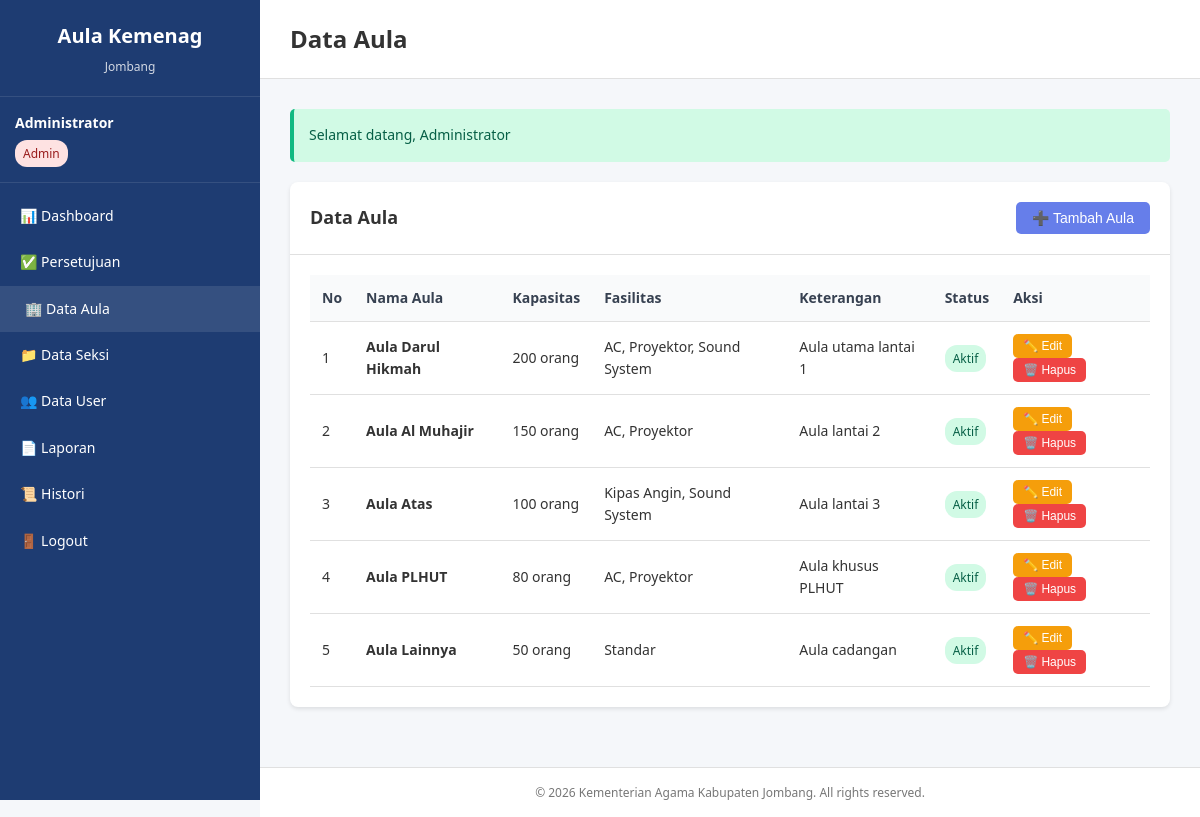
Page /admin/aula.php (signed in) on the committed database.
### tables this page shows
CREATE TABLE `aula` (
  `id` int NOT NULL,
  `nama_aula` varchar(100) NOT NULL,
  `kapasitas` int DEFAULT NULL,
  `fasilitas` text,
  `keterangan` text,
  `status` enum('aktif','nonaktif') DEFAULT 'aktif',
  `created_at` timestamp NULL DEFAULT CURRENT_TIMESTAMP,
  `updated_at` timestamp NULL DEFAULT CURRENT_TIMESTAMP ON UPDATE CURRENT_TIMESTAMP
);

### admin/aula.php (the view, shortened to what this page needs)
<?php
require_once '../config/database.php';
$query = "SELECT * FROM aula ORDER BY id ASC";
$result = mysqli_query($conn, $query);
include '../includes/header.php';
?>
<div class="card">
    <div class="card-header">
        <h3>Data Aula</h3>
        <button class="btn btn-primary" onclick="showModal('add')">➕ Tambah Aula</button>
    </div>
    <div class="card-body">
        <div class="table-responsive">
            <table class="table">
                <thead>
                    <tr>
                        <th>No</th>
                        <th>Nama Aula</th>
                        <th>Kapasitas</th>
                        <th>Fasilitas</th>
                        <th>Keterangan</th>
                        <th>Status</th>
                        <th>Aksi</th>
                    </tr>
                </thead>
                <tbody>
                    <?php
                    $no = 1;
                    while ($row = mysqli_fetch_assoc($result)):
                    ?>
                    <tr>
                        <td><?php echo $no++; ?></td>
                        <td><strong><?php echo $row['nama_aula']; ?></strong></td>
                        <td><?php echo $row['kapasitas']; ?> orang</td>
                        <td><?php echo $row['fasilitas']; ?></td>
                        <td><?php echo $row['keterangan']; ?></td>
                        <td>
                            <span class="badge badge-<?php echo $row['status'] == 'aktif' ? 'success' : 'secondary'; ?>">
                                <?php echo ucfirst($row['status']); ?>
                            </span>
                        </td>
                        <td>
                            <button class="btn btn-sm btn-warning" onclick="editAula(<?php echo htmlspecialchars(json_encode($row)); ?>)">
                                ✏️ Edit
                            </button>
                            <button class="btn btn-sm btn-danger" onclick="hapusAula(<?php echo $row['id']; ?>, '<?php echo $row['nama_aula']; ?>')">
                                🗑️ Hapus
                            </button>
                        </td>
                    </tr>
                    <?php endwhile; ?>
                </tbody>
            </table>
        </div>
    </div>
</div>
<?php include '../includes/footer.php'; ?>

### assets/css/style.css (style rules this page uses)
* { margin: 0; padding: 0; box-sizing: border-box; }
body { font-family: "Segoe UI", Tahoma, Geneva, Verdana, sans-serif; font-size: 14px; line-height: 1.6; color: #333; background: #f5f7fa; }
.card { background: white; border-radius: 8px; box-shadow: 0 2px 4px rgba(0, 0, 0, 0.1); margin-bottom: 30px; overflow: hidden; }
.card-header { padding: 20px; border-bottom: 1px solid #e0e0e0; display: flex; justify-content: space-between; align-items: center; }
.card-header h3 { font-size: 18px; color: #333; }
.card-body { padding: 20px; }
.btn { padding: 8px 16px; border: none; border-radius: 5px; cursor: pointer; font-size: 14px; text-decoration: none; display: inline-block; transition: all 0.3s; }
.btn-primary { background: #667eea; color: white; }
.btn-danger { background: #ef4444; color: white; }
.btn-warning { background: #f59e0b; color: white; }
.btn-sm { padding: 5px 10px; font-size: 12px; }
.table-responsive { overflow-x: auto; }
.table { width: 100%; border-collapse: collapse; }
.table th, .table td { padding: 12px; text-align: left; border-bottom: 1px solid #e0e0e0; }
.table thead th { background: #f9fafb; font-weight: 600; color: #374151; }
.badge { padding: 4px 8px; border-radius: 12px; font-size: 12px; font-weight: 500; display: inline-block; }
.badge-success { background: #d1fae5; color: #065f46; }

### rows in the picture
aula: nama_aula "Aula Darul Hikmah", kapasitas "200", fasilitas "AC, Proyektor, Sound System", keterangan "Aula utama lantai 1", status "Aktif"
aula: nama_aula "Aula Al Muhajir", kapasitas "150", fasilitas "AC, Proyektor", keterangan "Aula lantai 2", status "Aktif"
aula: nama_aula "Aula Atas", kapasitas "100", fasilitas "Kipas Angin, Sound System", keterangan "Aula lantai 3", status "Aktif"
aula: nama_aula "Aula PLHUT", kapasitas "80", fasilitas "AC, Proyektor", keterangan "Aula khusus PLHUT", status "Aktif"
aula: nama_aula "Aula Lainnya", kapasitas "50", fasilitas "Standar", keterangan "Aula cadangan", status "Aktif"

### other values in the picture
$_SESSION['nama_lengkap'] "Administrator"
$_SESSION['nama_role'] "Admin"
$page_title "Data Aula"
$flash['message'] "Selamat datang, Administrator"
